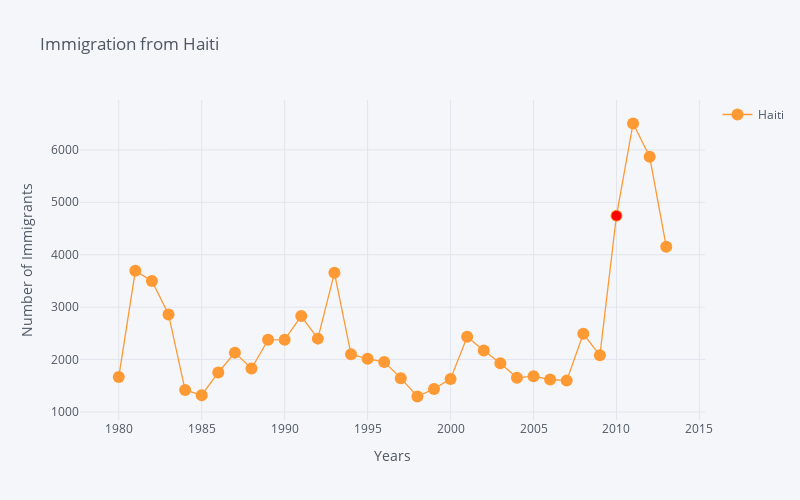

The cell this chart's notebook holds for it:
### Code cell
# Assuming you have already defined `haiti` as a pandas Series containing the data

# Convert index to integers
haiti.index = haiti.index.map(int)

# Create a scatter plot using Cufflinks
fig = haiti.iplot(kind='scatter', mode='lines+markers', title='Immigration from Haiti',
                  xTitle='Years', yTitle='Number of Immigrants', dimensions=(800, 500), asFigure=True)

# Add annotation for the 2010 Earthquake
fig.add_trace(go.Scatter(x=[2010], y=[haiti[2010]], mode='markers', name='2010 Earthquake',
                         marker=dict(color='red', size=10), showlegend=False,
                         text=['2010 Earthquake'], textposition='bottom center'))

# Show the plot
fig.show()

### Figure 1 — Plotly figure (JSON) as saved in the notebook; plotly's stock layout.template omitted (floating-point values rounded to 4 significant figures)
{"data": [{"line": {"color": "rgba(255, 153, 51, 1.0)", "dash": "solid", "shape": "linear", "width": 1.3}, "marker": {"size": 12, "symbol": "circle"}, "mode": "lines+markers", "name": "Haiti", "text": "", "type": "scatter", "x": [1980, 1981, 1982, 1983, 1984, 1985, 1986, 1987, 1988, 1989, 1990, 1991, 1992, 1993, 1994, 1995, 1996, 1997, 1998, 1999, 2000, 2001, 2002, 2003, 2004, 2005, 2006, 2007, 2008, 2009, 2010, 2011, 2012, 2013], "y": [1666, 3692, 3498, 2860, 1418, 1321, 1753, 2132, 1829, 2377, 2379, 2829, 2399, 3655, 2100, 2014, 1955, 1645, 1295, 1439, 1631, 2433, 2174, 1930, 1652, 1682, 1619, 1598, 2491, 2080, 4744, 6503, 5868, 4152]}, {"marker": {"color": "red", "size": 10}, "mode": "markers", "name": "2010 Earthquake", "showlegend": false, "text": ["2010 Earthquake"], "textposition": "bottom center", "type": "scatter", "x": [2010], "y": [4744]}], "layout": {"height": 500, "legend": {"bgcolor": "#F5F6F9", "font": {"color": "#4D5663"}}, "paper_bgcolor": "#F5F6F9", "plot_bgcolor": "#F5F6F9", "title": {"font": {"color": "#4D5663"}, "text": "Immigration from Haiti"}, "width": 800, "xaxis": {"gridcolor": "#E1E5ED", "showgrid": true, "tickfont": {"color": "#4D5663"}, "title": {"font": {"color": "#4D5663"}, "text": "Years"}, "zerolinecolor": "#E1E5ED"}, "yaxis": {"gridcolor": "#E1E5ED", "showgrid": true, "tickfont": {"color": "#4D5663"}, "title": {"font": {"color": "#4D5663"}, "text": "Number of Immigrants"}, "zerolinecolor": "#E1E5ED"}}}
